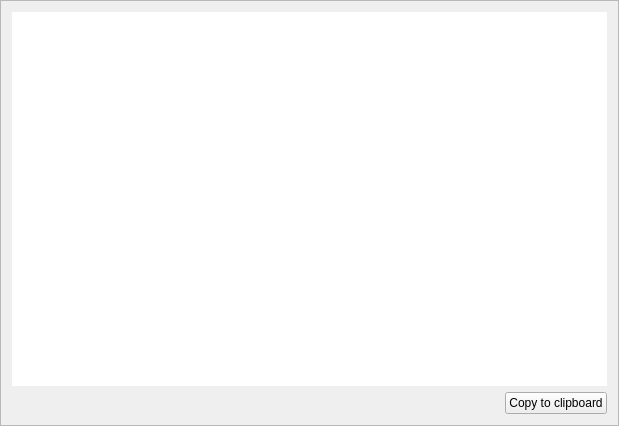
<?xml version="1.0" encoding="UTF-8"?>
<ui version="4.0">
 <class>LogFrame</class>
 <widget class="QFrame" name="LogFrame">
  <property name="geometry">
   <rect>
    <x>0</x>
    <y>0</y>
    <width>619</width>
    <height>426</height>
   </rect>
  </property>
  <property name="windowTitle">
   <string>Frame</string>
  </property>
  <property name="frameShape">
   <enum>QFrame::StyledPanel</enum>
  </property>
  <property name="frameShadow">
   <enum>QFrame::Raised</enum>
  </property>
  <layout class="QVBoxLayout" name="verticalLayout">
   <item>
    <widget class="QTextEdit" name="textEdit">
     <property name="frameShape">
      <enum>QFrame::NoFrame</enum>
     </property>
     <property name="readOnly">
      <bool>true</bool>
     </property>
    </widget>
   </item>
   <item>
    <layout class="QHBoxLayout" name="horizontalLayout">
     <item>
      <spacer name="horizontalSpacer">
       <property name="orientation">
        <enum>Qt::Horizontal</enum>
       </property>
       <property name="sizeHint" stdset="0">
        <size>
         <width>40</width>
         <height>20</height>
        </size>
       </property>
      </spacer>
     </item>
     <item>
      <widget class="QPushButton" name="copyButton">
       <property name="text">
        <string>Copy to clipboard</string>
       </property>
      </widget>
     </item>
    </layout>
   </item>
  </layout>
 </widget>
 <resources/>
 <connections>
  <connection>
   <sender>copyButton</sender>
   <signal>clicked()</signal>
   <receiver>LogFrame</receiver>
   <slot>copyToClipboard()</slot>
   <hints>
    <hint type="sourcelabel">
     <x>549</x>
     <y>401</y>
    </hint>
    <hint type="destinationlabel">
     <x>309</x>
     <y>212</y>
    </hint>
   </hints>
  </connection>
 </connections>
 <slots>
  <slot>copyToClipboard()</slot>
 </slots>
</ui>
